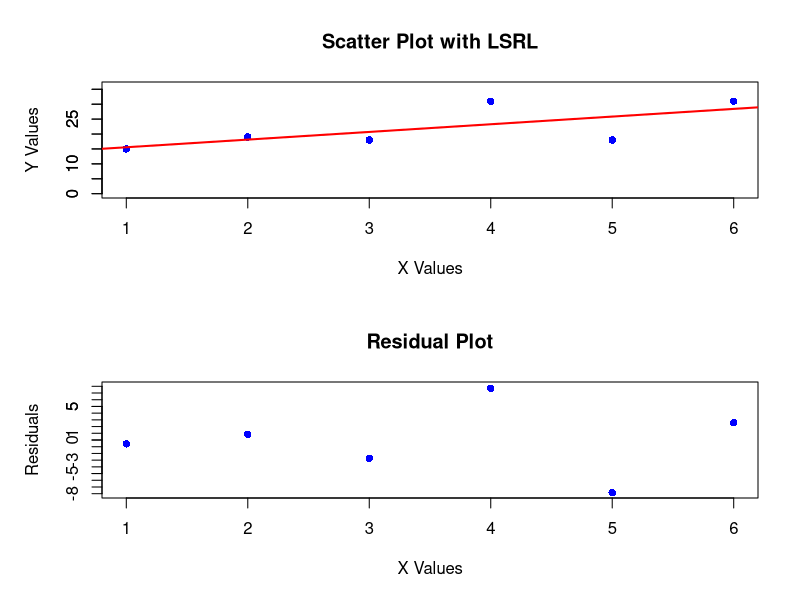

Write R code to recreate this figure.
# Define the data points
x <- c(1,2,3,4,5,6)
y <- c(15,19,18,31,18,31)

# Create a linear regression model
model <- lm(y ~ x)

# Extract residuals
residuals <- resid(model)

# Adjust plotting layout for better visibility
par(mfrow = c(2, 1), mar = c(5, 5, 4, 2) + 0.1)  # 2 rows, 1 column

# Plot scatter plot with regression line
plot(x, y, main = "Scatter Plot with LSRL", xlab = "X Values", ylab = "Y Values", pch = 16, col = "blue",
     ylim = c(0, max(y) + 5))  # Set vertical axis starting from 0, counting by 5
axis(2, seq(0, max(y) + 5, by = 5))  # Manually set y-axis ticks at intervals of 5
abline(model, col = "red", lwd = 2)

# Plot residuals with customized y-axis
plot(x, residuals, main = "Residual Plot", xlab = "X Values", ylab = "Residuals", pch = 16, col = "blue",
     ylim = c(floor(min(residuals)), ceiling(max(residuals))))  # Ensure y-axis covers residuals
axis(2, seq(floor(min(residuals)), ceiling(max(residuals)), by = 1))  # Y-axis ticks by 1

# Reset plotting layout
par(mfrow = c(1, 1))
